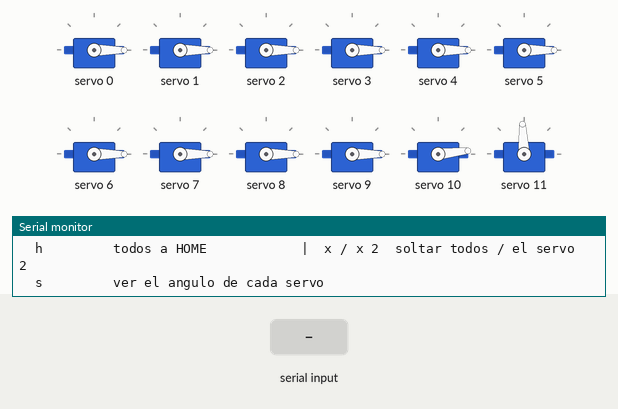
This sketch was run on a simulated ESP32. On the bench: 12 × servo, the last lines printed to the serial monitor. Inputs (shaded band) come from the test bench.

Above: at 4.1 s.
4.2 s: "90,45\n" received over Serial
At 6.9 s:
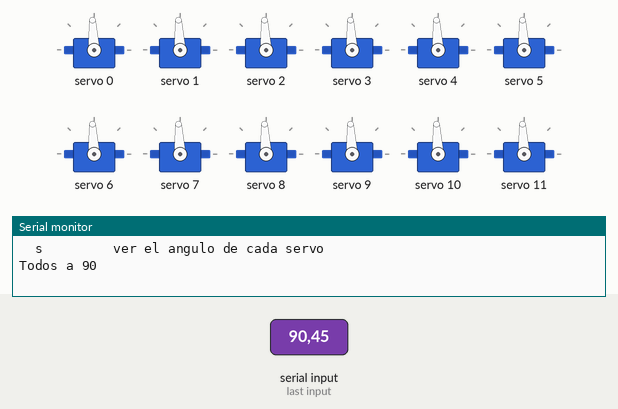
7.2 s: "h\n" received over Serial
At 7.27 s:
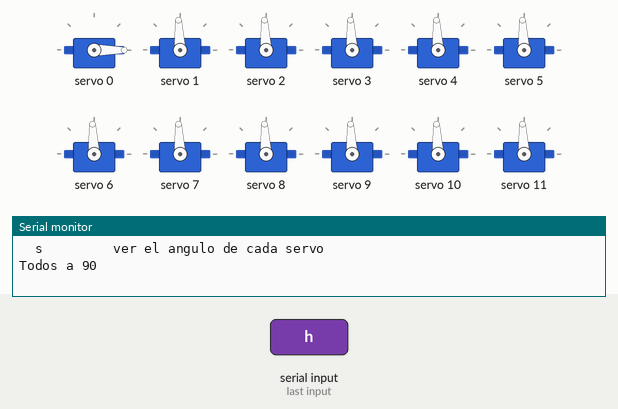
10.2 s: "30,150\n" received over Serial
At 12.2 s:
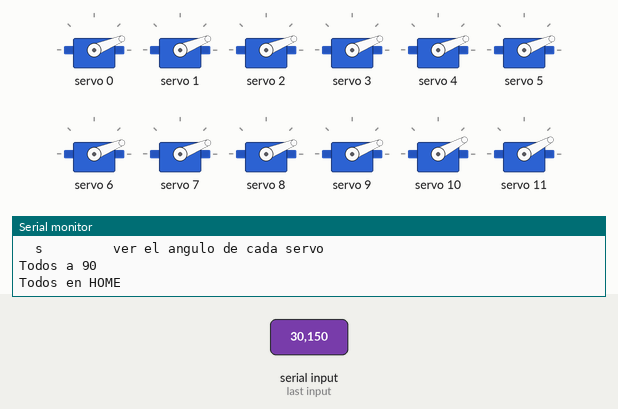
13.2 s: "0\n" received over Serial
At 15.7 s:
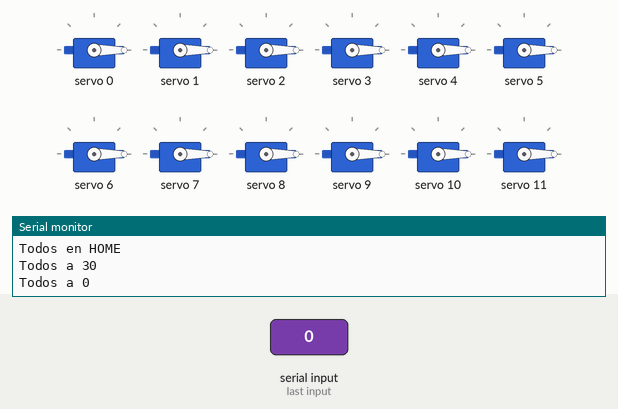
16.2 s: "90\n" received over Serial
At 16.27 s:
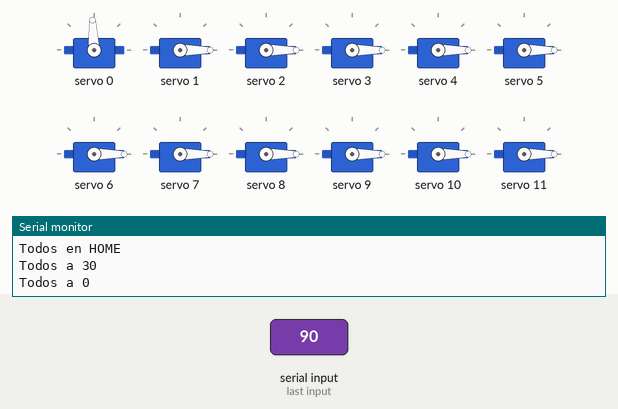
19.2 s: "30,150\n" received over Serial
At 19.27 s:
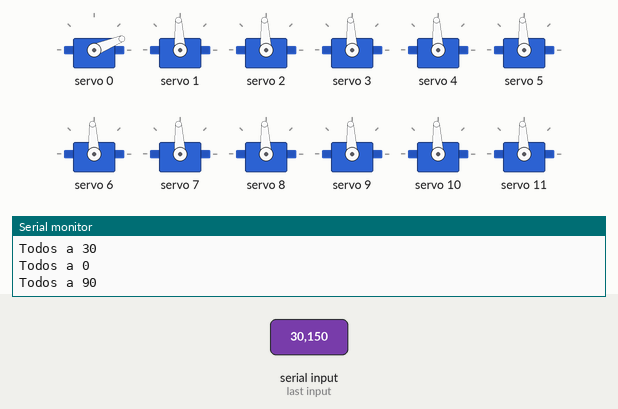
Timing chart, 0 to 22.4 s (numbered marks = the images above; inputs shaded):
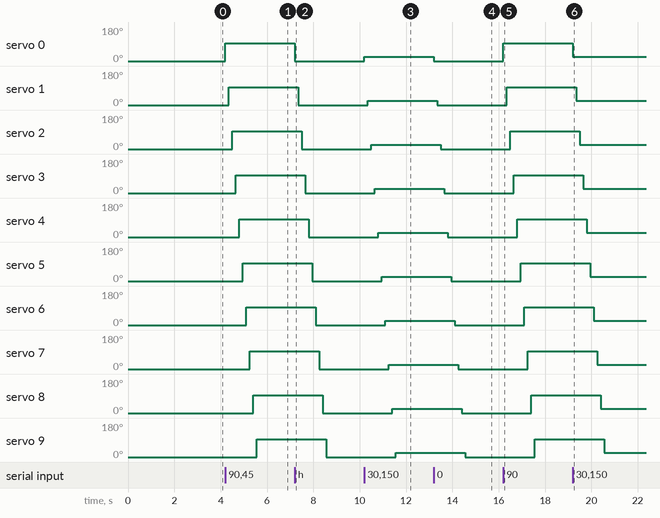

The sketch:

prueba_16_servos_esp32.ino
```cpp
// =====================================================
// PRUEBA DE MECANICA - ESP32 + PCA9685, 16 servos a mano por el monitor serie
// Mismo conexionado que "5. Mano - ESP32(Receptor)": SDA GPIO21, SCL GPIO22,
// PCA9685 en 0x40. Servo N (S1 a S16) = salida N-1 del PCA9685.
// No usa el guante ni toca la calibracion guardada del receptor.
//
// Comandos (monitor serie a 115200, escribir y Enter):
//   2 180      : servo 2 a 180 grados, a su velocidad maxima
//   2 180 30   : servo 2 a 180 grados, a 30 grados por segundo
//   90         : todos a 90 grados (de a uno, para no hacer un pico de corriente)
//   0 90 30    : todos a 90 grados, juntos, a 30 grados por segundo
//   h          : todos a HOME (la misma posicion que usa el receptor al encender)
//   x /0 x 2    : soltar todos / el servo 2 (sin señal, sin fuerza: se mueve con la mano)
//   s          : ver el angulo de cada servo
// =====================================================
#include <Arduino.h>
#include <Wire.h>
#include <Adafruit_PWMServoDriver.h>

#define I2C_SDA 21
#define I2C_SCL 22

// Pulso para 0 y 180 grados de cada modelo (los mismos que usa el receptor)
#define MG90S_DEDOS_MIN_US 400
#define MG90S_DEDOS_MAX_US 2600
#define DS3225_MIN_US 500
#define DS3225_MAX_US 2500
#define MG92B_MIN_US  500
#define MG92B_MAX_US  2500

#define CANT_SERVOS 16
#define PERIODO_MS  10    // actualizacion de los movimientos con velocidad
#define PAUSA_DE_A_UNO_MS 150

typedef struct {
  const char *nombre;
  uint16_t minUs, maxUs;
  uint8_t  anguloHome;
} ServoPrueba;

// Indice = salida del PCA9685 (segun el receptor y Conexionados/Circuito_mano_robot)
const ServoPrueba SERVOS[CANT_SERVOS] = {
  {"S1 MG90S flex 1",              MG90S_DEDOS_MIN_US, MG90S_DEDOS_MAX_US,  0},
  {"S2 MG90S flex 2",              MG90S_DEDOS_MIN_US, MG90S_DEDOS_MAX_US,  0},
  {"S3 MG90S flex 3",              MG90S_DEDOS_MIN_US, MG90S_DEDOS_MAX_US,  0},
  {"S4 MG90S flex 4",              MG90S_DEDOS_MIN_US, MG90S_DEDOS_MAX_US,  0},
  {"S5 MG90S flex 5",              MG90S_DEDOS_MIN_US, MG90S_DEDOS_MAX_US,  0},
  {"S6 MG90S nudillo pulgar",      MG90S_DEDOS_MIN_US, MG90S_DEDOS_MAX_US,  0},
  {"S7 MG90S nudillo indice",      MG90S_DEDOS_MIN_US, MG90S_DEDOS_MAX_US,  0},
  {"S8 MG90S nudillo medio",       MG90S_DEDOS_MIN_US, MG90S_DEDOS_MAX_US,  0},
  {"S9 MG90S nudillo anular",      MG90S_DEDOS_MIN_US, MG90S_DEDOS_MAX_US,  0},
  {"S10 MG90S nudillo menique",    MG90S_DEDOS_MIN_US, MG90S_DEDOS_MAX_US,  0},
  {"S11 DS3225 muneca adelante",   DS3225_MIN_US,      DS3225_MAX_US,      10},
  {"S12 DS3225 muneca lateral",    DS3225_MIN_US,      DS3225_MAX_US,      90},
  {"S13 MG92B apertura pulgar",    MG92B_MIN_US,       MG92B_MAX_US,        0},
  {"S14 MG92B apertura indice",    MG92B_MIN_US,       MG92B_MAX_US,        0},
  {"S15 MG92B apertura anular",    MG92B_MIN_US,       MG92B_MAX_US,        0},
  {"S16 MG92B apertura menique",   MG92B_MIN_US,       MG92B_MAX_US,        0},
};

Adafruit_PWMServoDriver pca(0x40);

float angulo[CANT_SERVOS];      // ultimo angulo enviado
float objetivo[CANT_SERVOS];
float velocidad[CANT_SERVOS];   // grados por segundo (0 = sin movimiento en curso)
bool  suelto[CANT_SERVOS];

void escribirServo(int i, float a) {
  const ServoPrueba &s = SERVOS[i];
  float us = s.minUs + a * (s.maxUs - s.minUs) / 180.0f;
  pca.setPWM(i, 0, (uint16_t)lroundf(us * 4096.0f / 20000.0f));
  angulo[i] = a;
  suelto[i] = false;
}

void soltarServo(int i) {
  pca.setPWM(i, 0, 4096);   // 4096 = salida siempre apagada
  velocidad[i] = 0;
  suelto[i] = true;
}

// vel = 0: salto directo (velocidad maxima del servo)
void moverServo(int i, int a, float vel) {
  if (vel <= 0 || suelto[i]) {   // suelto: no se sabe donde esta, va directo
    velocidad[i] = 0;
    escribirServo(i, a);
  } else {
    objetivo[i] = a;
    velocidad[i] = vel;
  }
}

void actualizarMovimientos() {
  static uint32_t tAnterior = millis();
  uint32_t ahora = millis();
  if (ahora - tAnterior < PERIODO_MS) return;
  float dt = (ahora - tAnterior) / 1000.0f;
  tAnterior = ahora;

  for (int i = 0; i < CANT_SERVOS; i++) {
    if (velocidad[i] <= 0) continue;
    float dif = objetivo[i] - angulo[i];
    float paso = velocidad[i] * dt;
    if (fabsf(dif) <= paso) {
      escribirServo(i, objetivo[i]);
      velocidad[i] = 0;
    } else {
      escribirServo(i, angulo[i] + (dif > 0 ? paso : -paso));
    }
  }
}

void todosDeAUno(bool home, int a) {
  for (int i = 0; i < CANT_SERVOS; i++) {
    velocidad[i] = 0;
    escribirServo(i, home ? SERVOS[i].anguloHome : a);
    delay(PAUSA_DE_A_UNO_MS);
  }
}

void ayuda() {
  Serial.println("Comandos:");
  Serial.println("  2 180     servo 2 a 180 grados (servos 1-16, angulo 0-180)");
  Serial.println("  2 180 30  lo mismo a 30 grados por segundo");
  Serial.println("  90        todos a 90 (de a uno)   |  0 90 30  todos juntos a 30 grados/s");
  Serial.println("  h         todos a HOME            |  x / x 2  soltar todos / el servo 2");
  Serial.println("  s         ver el angulo de cada servo");
}

void mostrarEstado() {
  for (int i = 0; i < CANT_SERVOS; i++) {
    Serial.printf("  %-30s ", SERVOS[i].nombre);
    if (suelto[i]) Serial.println("suelto");
    else Serial.printf("%5.1f%s\n", angulo[i], velocidad[i] > 0 ? " (moviendose)" : "");
  }
}

void procesarComando(String linea) {
  linea.trim();
  linea.toLowerCase();
  if (linea.length() == 0) return;

  if (linea == "h") {
    todosDeAUno(true, 0);
    Serial.println("Todos en HOME");
    return;
  }
  if (linea == "s") { mostrarEstado(); return; }
  if (linea.charAt(0) == 'x') {
    int n = 0;
    if (linea.length() > 1 && (sscanf(linea.c_str() + 1, "%d", &n) != 1 || n < 1 || n > CANT_SERVOS)) {
      Serial.println("Servo invalido."); ayuda(); return;
    }
    if (n == 0) { for (int i = 0; i < CANT_SERVOS; i++) soltarServo(i); Serial.println("Todos sueltos"); }
    else { soltarServo(n - 1); Serial.printf("%s suelto\n", SERVOS[n - 1].nombre); }
    return;
  }

  int n1, n2, n3;
  char sobra;
  int cant = sscanf(linea.c_str(), "%d %d %d %c", &n1, &n2, &n3, &sobra);
  int servo, a;
  float vel = 0;
  bool deAUno = false;
  if (cant == 1)      { servo = 0;  a = n1; deAUno = true; }
  else if (cant == 2) { servo = n1; a = n2; }
  else if (cant == 3) { servo = n1; a = n2; vel = n3; }
  else { Serial.println("Comando invalido."); ayuda(); return; }

  if (servo < 0 || servo > CANT_SERVOS) { Serial.println("Servo invalido (1 a 16, 0 = todos)."); return; }
  if (a < 0 || a > 180)                 { Serial.println("Angulo invalido (0 a 180)."); return; }
  if (cant == 3 && vel <= 0)            { Serial.println("Velocidad invalida (grados por segundo, mayor a 0)."); return; }

  if (servo == 0 && (deAUno || vel == 0)) {
    todosDeAUno(false, a);
    Serial.printf("Todos a %d\n", a);
  } else if (servo == 0) {
    for (int i = 0; i < CANT_SERVOS; i++) moverServo(i, a, vel);
    Serial.printf("Todos a %d, a %.0f grados/s\n", a, vel);
  } else {
    moverServo(servo - 1, a, vel);
    Serial.printf("%s a %d", SERVOS[servo - 1].nombre, a);
    if (vel > 0) Serial.printf(", a %.0f grados/s", vel);
    Serial.println();
  }
}

void setup() {
  Serial.begin(115200);
  Serial.setTimeout(100);   // anda con o sin fin de linea en el monitor serie
  delay(500);
  Serial.println("\n=== PRUEBA DE MECANICA: 16 SERVOS (ESP32 + PCA9685) ===");

  Wire.begin(I2C_SDA, I2C_SCL);
  pca.begin();
  Wire.beginTransmission(0x40);
  if (Wire.endTransmission() != 0)
    Serial.println("ATENCION: el PCA9685 NO RESPONDE por I2C: revisar SDA (GPIO21), SCL (GPIO22), VCC y GND");
  pca.setPWMFreq(50);
  delay(10);

  // HOME de a uno, igual que el receptor (el primer movimiento es a velocidad maxima)
  todosDeAUno(true, 0);
  Serial.println("Servos en HOME.");
  ayuda();
}

void loop() {
  if (Serial.available()) procesarComando(Serial.readStringUntil('\n'));
  actualizarMovimientos();
}
```

Measured:
- after the input at 4.2 s, servo 0: 0° → 93° at once; servo 1: 0° → 93° after 0.15 s; servo 2: 0° → 93° after 0.30 s; servo 3: 0° → 93° after 0.45 s; servo 4: 0° → 93° after 0.60 s
- after the input at 7.2 s, servo 0: 93° → 0° at once; servo 1: 93° → 0° after 0.15 s; servo 2: 93° → 0° after 0.30 s; servo 3: 93° → 0° after 0.45 s; servo 4: 93° → 0° after 0.60 s
- after the input at 10.2 s, servo 0: 0° → 22° at once; servo 1: 0° → 22° after 0.15 s; servo 2: 0° → 22° after 0.30 s; servo 3: 0° → 22° after 0.45 s; servo 4: 0° → 22° after 0.60 s
- after the input at 13.2 s, servo 0: 22° → 0° at once; servo 1: 22° → 0° after 0.15 s; servo 2: 22° → 0° after 0.30 s; servo 3: 22° → 0° after 0.45 s; servo 4: 22° → 0° after 0.60 s
- after the input at 16.2 s, servo 0: 0° → 93° at once; servo 1: 0° → 93° after 0.15 s; servo 2: 0° → 93° after 0.30 s; servo 3: 0° → 93° after 0.45 s; servo 4: 0° → 93° after 0.60 s
- after the input at 19.2 s, servo 0: 93° → 22° at once; servo 1: 93° → 22° after 0.15 s; servo 2: 93° → 22° after 0.30 s; servo 3: 93° → 22° after 0.45 s; servo 4: 93° → 22° after 0.60 s
